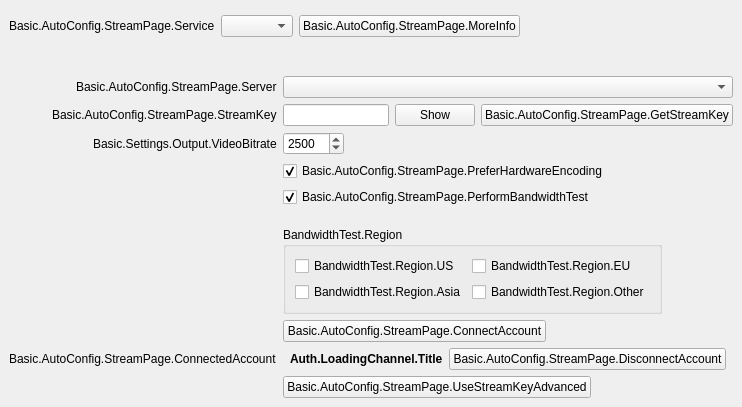
<?xml version="1.0" encoding="UTF-8"?>
<ui version="4.0">
 <class>AutoConfigStreamPage</class>
 <widget class="QWidget" name="AutoConfigStreamPage">
  <property name="geometry">
   <rect>
    <x>0</x>
    <y>0</y>
    <width>692</width>
    <height>407</height>
   </rect>
  </property>
  <property name="windowTitle">
   <string notr="true"/>
  </property>
  <layout class="QVBoxLayout" name="verticalLayout">
   <property name="spacing">
    <number>0</number>
   </property>
   <property name="leftMargin">
    <number>0</number>
   </property>
   <property name="topMargin">
    <number>0</number>
   </property>
   <property name="rightMargin">
    <number>0</number>
   </property>
   <property name="bottomMargin">
    <number>0</number>
   </property>
   <item>
    <widget class="QFrame" name="widget">
     <property name="sizePolicy">
      <sizepolicy hsizetype="Preferred" vsizetype="Maximum">
       <horstretch>0</horstretch>
       <verstretch>0</verstretch>
      </sizepolicy>
     </property>
     <layout class="QFormLayout" name="topLayout">
      <property name="fieldGrowthPolicy">
       <enum>QFormLayout::ExpandingFieldsGrow</enum>
      </property>
      <property name="labelAlignment">
       <set>Qt::AlignRight|Qt::AlignTrailing|Qt::AlignVCenter</set>
      </property>
      <property name="bottomMargin">
       <number>12</number>
      </property>
      <item row="0" column="0">
       <spacer name="horizontalSpacer_6">
        <property name="orientation">
         <enum>Qt::Horizontal</enum>
        </property>
        <property name="sizeType">
         <enum>QSizePolicy::Fixed</enum>
        </property>
        <property name="sizeHint" stdset="0">
         <size>
          <width>87</width>
          <height>0</height>
         </size>
        </property>
       </spacer>
      </item>
      <item row="1" column="0">
       <widget class="QLabel" name="serviceLabel">
        <property name="text">
         <string>Basic.AutoConfig.StreamPage.Service</string>
        </property>
        <property name="buddy">
         <cstring>service</cstring>
        </property>
       </widget>
      </item>
      <item row="1" column="1">
       <widget class="QFrame" name="serviceWidget">
        <layout class="QHBoxLayout" name="serviceWidgetLayout">
         <property name="leftMargin">
          <number>0</number>
         </property>
         <property name="topMargin">
          <number>0</number>
         </property>
         <property name="rightMargin">
          <number>0</number>
         </property>
         <property name="bottomMargin">
          <number>0</number>
         </property>
         <item>
          <widget class="PLSComboBox" name="service"/>
         </item>
         <item>
          <widget class="UrlPushButton" name="moreInfoButton">
           <property name="text">
            <string>Basic.AutoConfig.StreamPage.MoreInfo</string>
           </property>
          </widget>
         </item>
        </layout>
       </widget>
      </item>
      <item row="2" column="1">
       <spacer name="verticalSpacer">
        <property name="orientation">
         <enum>Qt::Vertical</enum>
        </property>
        <property name="sizeHint" stdset="0">
         <size>
          <width>12</width>
          <height>12</height>
         </size>
        </property>
       </spacer>
      </item>
     </layout>
    </widget>
   </item>
   <item>
    <widget class="QStackedWidget" name="stackedWidget">
     <property name="currentIndex">
      <number>1</number>
     </property>
     <widget class="QWidget" name="loginPage">
      <layout class="QFormLayout" name="loginPageLayout">
       <property name="fieldGrowthPolicy">
        <enum>QFormLayout::ExpandingFieldsGrow</enum>
       </property>
       <property name="labelAlignment">
        <set>Qt::AlignRight|Qt::AlignTrailing|Qt::AlignVCenter</set>
       </property>
       <item row="0" column="0">
        <spacer name="horizontalSpacer_3">
         <property name="orientation">
          <enum>Qt::Horizontal</enum>
         </property>
         <property name="sizeType">
          <enum>QSizePolicy::Fixed</enum>
         </property>
         <property name="sizeHint" stdset="0">
          <size>
           <width>87</width>
           <height>17</height>
          </size>
         </property>
        </spacer>
       </item>
       <item row="0" column="1">
        <layout class="QHBoxLayout" name="horizontalLayout">
         <item>
          <widget class="QPushButton" name="connectAccount">
           <property name="text">
            <string>Basic.AutoConfig.StreamPage.ConnectAccount</string>
           </property>
          </widget>
         </item>
         <item>
          <spacer name="horizontalSpacer_4">
           <property name="orientation">
            <enum>Qt::Horizontal</enum>
           </property>
           <property name="sizeHint" stdset="0">
            <size>
             <width>40</width>
             <height>20</height>
            </size>
           </property>
          </spacer>
         </item>
        </layout>
       </item>
       <item row="1" column="0">
        <spacer name="horizontalSpacer_7">
         <property name="orientation">
          <enum>Qt::Horizontal</enum>
         </property>
         <property name="sizeType">
          <enum>QSizePolicy::Fixed</enum>
         </property>
         <property name="sizeHint" stdset="0">
          <size>
           <width>87</width>
           <height>17</height>
          </size>
         </property>
        </spacer>
       </item>
       <item row="1" column="1">
        <layout class="QHBoxLayout" name="horizontalLayout_5">
         <item>
          <widget class="QPushButton" name="useStreamKey">
           <property name="text">
            <string>Basic.AutoConfig.StreamPage.UseStreamKey</string>
           </property>
          </widget>
         </item>
         <item>
          <spacer name="horizontalSpacer_8">
           <property name="orientation">
            <enum>Qt::Horizontal</enum>
           </property>
           <property name="sizeHint" stdset="0">
            <size>
             <width>40</width>
             <height>20</height>
            </size>
           </property>
          </spacer>
         </item>
        </layout>
       </item>
      </layout>
     </widget>
     <widget class="QWidget" name="streamkeyPage">
      <layout class="QFormLayout" name="streamkeyPageLayout">
       <property name="fieldGrowthPolicy">
        <enum>QFormLayout::ExpandingFieldsGrow</enum>
       </property>
       <property name="labelAlignment">
        <set>Qt::AlignRight|Qt::AlignTrailing|Qt::AlignVCenter</set>
       </property>
       <item row="0" column="0">
        <widget class="QLabel" name="serverLabel">
         <property name="text">
          <string>Basic.AutoConfig.StreamPage.Server</string>
         </property>
        </widget>
       </item>
       <item row="0" column="1">
        <widget class="QStackedWidget" name="serverStackedWidget">
         <property name="currentIndex">
          <number>0</number>
         </property>
         <widget class="QWidget" name="servicePage">
          <layout class="QHBoxLayout" name="horizontalLayout_2">
           <property name="leftMargin">
            <number>0</number>
           </property>
           <property name="topMargin">
            <number>0</number>
           </property>
           <property name="rightMargin">
            <number>0</number>
           </property>
           <property name="bottomMargin">
            <number>0</number>
           </property>
           <item>
            <widget class="PLSComboBox" name="server"/>
           </item>
          </layout>
         </widget>
         <widget class="QWidget" name="customPage">
          <layout class="QHBoxLayout" name="horizontalLayout_3">
           <property name="leftMargin">
            <number>0</number>
           </property>
           <property name="topMargin">
            <number>0</number>
           </property>
           <property name="rightMargin">
            <number>0</number>
           </property>
           <property name="bottomMargin">
            <number>0</number>
           </property>
           <item>
            <widget class="QLineEdit" name="customServer"/>
           </item>
          </layout>
         </widget>
        </widget>
       </item>
       <item row="1" column="0">
        <widget class="QLabel" name="streamKeyLabel">
         <property name="text">
          <string>Basic.AutoConfig.StreamPage.StreamKey</string>
         </property>
         <property name="openExternalLinks">
          <bool>true</bool>
         </property>
         <property name="buddy">
          <cstring>key</cstring>
         </property>
        </widget>
       </item>
       <item row="1" column="1">
        <widget class="QFrame" name="streamKeyWidget">
         <layout class="QHBoxLayout" name="horizontalLayout_4">
          <property name="leftMargin">
           <number>0</number>
          </property>
          <property name="topMargin">
           <number>0</number>
          </property>
          <property name="rightMargin">
           <number>0</number>
          </property>
          <property name="bottomMargin">
           <number>0</number>
          </property>
          <item>
           <widget class="QLineEdit" name="key">
            <property name="inputMask">
             <string notr="true"/>
            </property>
            <property name="text">
             <string notr="true"/>
            </property>
            <property name="echoMode">
             <enum>QLineEdit::Password</enum>
            </property>
           </widget>
          </item>
          <item>
           <widget class="QPushButton" name="show">
            <property name="text">
             <string>Show</string>
            </property>
           </widget>
          </item>
          <item>
           <widget class="UrlPushButton" name="streamKeyButton">
            <property name="text">
             <string>Basic.AutoConfig.StreamPage.GetStreamKey</string>
            </property>
           </widget>
          </item>
         </layout>
        </widget>
       </item>
       <item row="2" column="0">
        <widget class="QLabel" name="bitrateLabel">
         <property name="text">
          <string>Basic.Settings.Output.VideoBitrate</string>
         </property>
         <property name="buddy">
          <cstring>bitrate</cstring>
         </property>
        </widget>
       </item>
       <item row="2" column="1">
        <widget class="PLSSpinBox" name="bitrate">
         <property name="suffix">
          <string notr="true"/>
         </property>
         <property name="minimum">
          <number>500</number>
         </property>
         <property name="maximum">
          <number>51000</number>
         </property>
         <property name="value">
          <number>2500</number>
         </property>
        </widget>
       </item>
       <item row="3" column="1">
        <widget class="QCheckBox" name="preferHardware">
         <property name="toolTip">
          <string>Basic.AutoConfig.StreamPage.PreferHardwareEncoding.ToolTip</string>
         </property>
         <property name="text">
          <string>Basic.AutoConfig.StreamPage.PreferHardwareEncoding</string>
         </property>
         <property name="checked">
          <bool>true</bool>
         </property>
        </widget>
       </item>
       <item row="4" column="1">
        <widget class="QCheckBox" name="doBandwidthTest">
         <property name="text">
          <string>Basic.AutoConfig.StreamPage.PerformBandwidthTest</string>
         </property>
         <property name="checked">
          <bool>true</bool>
         </property>
        </widget>
       </item>
       <item row="6" column="1">
        <widget class="QGroupBox" name="region">
         <property name="title">
          <string>BandwidthTest.Region</string>
         </property>
         <layout class="QGridLayout" name="gridLayout">
          <item row="2" column="0">
           <widget class="QCheckBox" name="regionAsia">
            <property name="text">
             <string>BandwidthTest.Region.Asia</string>
            </property>
           </widget>
          </item>
          <item row="0" column="0">
           <widget class="QCheckBox" name="regionUS">
            <property name="text">
             <string>BandwidthTest.Region.US</string>
            </property>
           </widget>
          </item>
          <item row="0" column="1">
           <widget class="QCheckBox" name="regionEU">
            <property name="text">
             <string>BandwidthTest.Region.EU</string>
            </property>
           </widget>
          </item>
          <item row="2" column="1">
           <widget class="QCheckBox" name="regionOther">
            <property name="text">
             <string>BandwidthTest.Region.Other</string>
            </property>
           </widget>
          </item>
         </layout>
        </widget>
       </item>
       <item row="7" column="1">
        <widget class="QPushButton" name="connectAccount2">
         <property name="cursor">
          <cursorShape>PointingHandCursor</cursorShape>
         </property>
         <property name="text">
          <string>Basic.AutoConfig.StreamPage.ConnectAccount</string>
         </property>
        </widget>
       </item>
       <item row="5" column="1">
        <spacer name="verticalSpacer_2">
         <property name="orientation">
          <enum>Qt::Vertical</enum>
         </property>
         <property name="sizeHint" stdset="0">
          <size>
           <width>6</width>
           <height>6</height>
          </size>
         </property>
        </spacer>
       </item>
       <item row="8" column="1">
        <layout class="QHBoxLayout" name="horizontalLayout_6">
         <property name="leftMargin">
          <number>7</number>
         </property>
         <property name="rightMargin">
          <number>7</number>
         </property>
         <item>
          <widget class="QLabel" name="connectedAccountText">
           <property name="font">
            <font>
             <bold>true</bold>
            </font>
           </property>
           <property name="text">
            <string>Auth.LoadingChannel.Title</string>
           </property>
          </widget>
         </item>
         <item>
          <widget class="QPushButton" name="disconnectAccount">
           <property name="text">
            <string>Basic.AutoConfig.StreamPage.DisconnectAccount</string>
           </property>
          </widget>
         </item>
        </layout>
       </item>
       <item row="8" column="0">
        <widget class="QLabel" name="connectedAccountLabel">
         <property name="text">
          <string>Basic.AutoConfig.StreamPage.ConnectedAccount</string>
         </property>
        </widget>
       </item>
       <item row="9" column="0">
        <spacer name="horizontalSpacer">
         <property name="orientation">
          <enum>Qt::Horizontal</enum>
         </property>
         <property name="sizeHint" stdset="0">
          <size>
           <width>40</width>
           <height>20</height>
          </size>
         </property>
        </spacer>
       </item>
       <item row="9" column="1">
        <widget class="QPushButton" name="useStreamKeyAdv">
         <property name="text">
          <string>Basic.AutoConfig.StreamPage.UseStreamKeyAdvanced</string>
         </property>
        </widget>
       </item>
      </layout>
     </widget>
    </widget>
   </item>
  </layout>
 </widget>
 <customwidgets>
  <customwidget>
   <class>UrlPushButton</class>
   <extends>QPushButton</extends>
   <header>url-push-button.hpp</header>
  </customwidget>
  <customwidget>
   <class>PLSComboBox</class>
   <extends>QComboBox</extends>
   <header>PLSComboBox.h</header>
  </customwidget>
  <customwidget>
   <class>PLSSpinBox</class>
   <extends>QSpinBox</extends>
   <header>PLSSpinBox.h</header>
  </customwidget>
 </customwidgets>
 <resources/>
 <connections>
  <connection>
   <sender>connectAccount2</sender>
   <signal>clicked()</signal>
   <receiver>connectAccount</receiver>
   <slot>click()</slot>
   <hints>
    <hint type="sourcelabel">
     <x>382</x>
     <y>279</y>
    </hint>
    <hint type="destinationlabel">
     <x>114</x>
     <y>82</y>
    </hint>
   </hints>
  </connection>
 </connections>
</ui>
